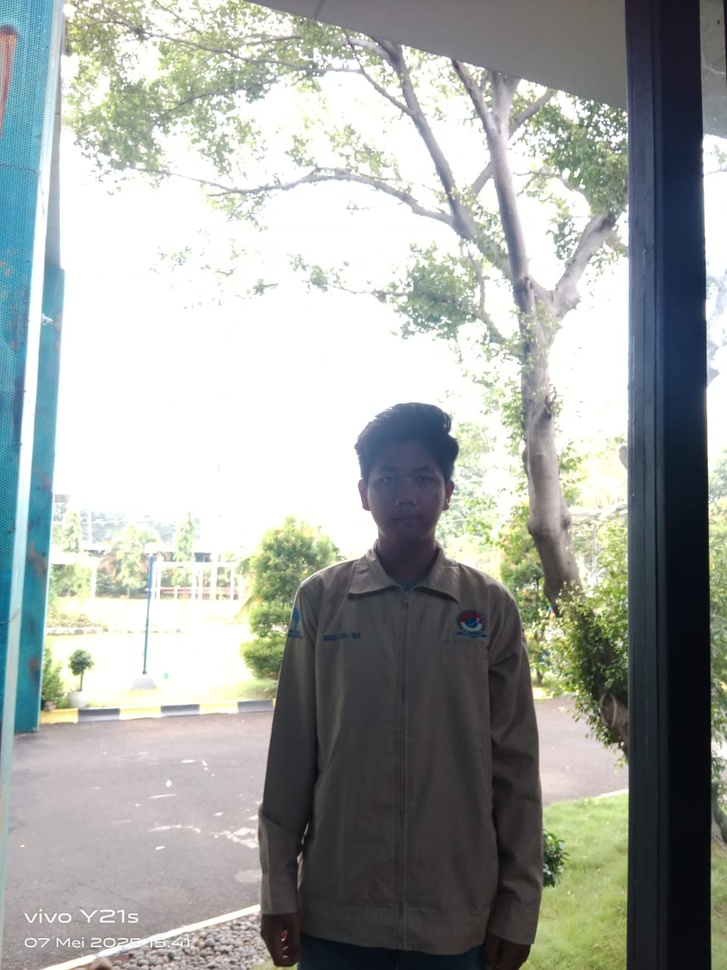
#> input picture UTS_PCD/BL_UTS.jpg, 727 x 970 px, shrunk from 960 x 1280 before the run
$ jupyter execute UTS_PCD_No.3.ipynb
#> lines starting #> are read from the running program, lines starting #| are printed output that depends on the picture
[cell 1]
from PIL import Image, ImageEnhance, ImageOps
import matplotlib.pyplot as plt

# Membaca Gambar

[cell 2]
image_path = 'BL_UTS.jpg'
original_image = Image.open(image_path)
#> original_image is the input picture: PIL image 727x970 RGB; mean R, G, B 160.8, 165.2, 161.2

# Konversi ke Grayscale

[cell 3]
grayscale_image = ImageOps.grayscale(original_image)
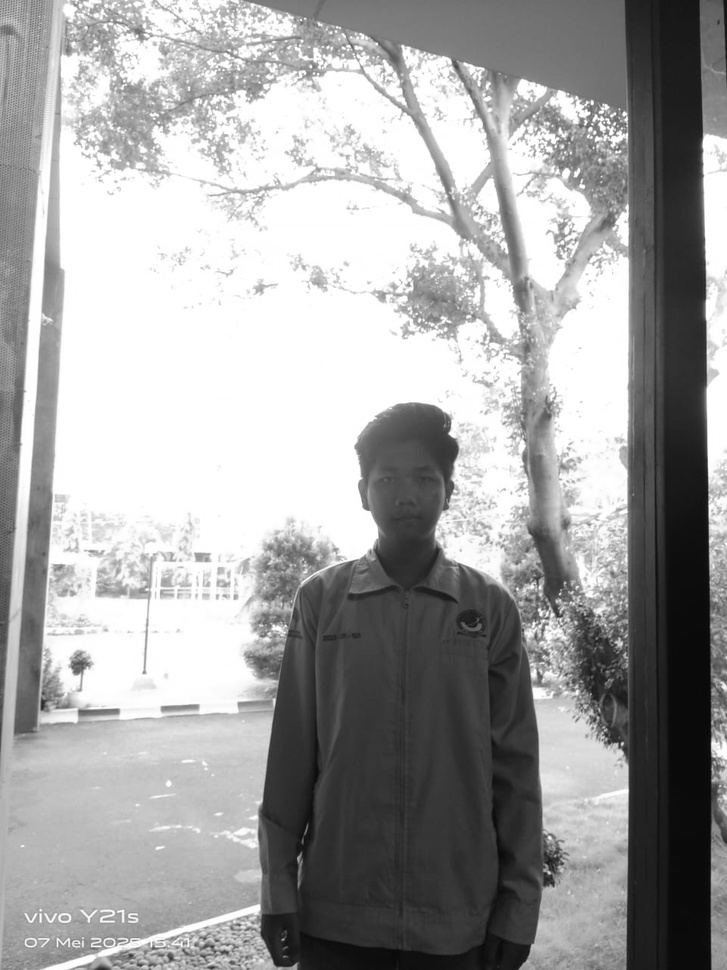
#> grayscale_image: PIL image 727x970 L; min 5, max 255, mean 163.4

# Grayscale yang di percerah

[cell 4]
only_bright = ImageEnhance.Brightness(grayscale_image).enhance(1.5)
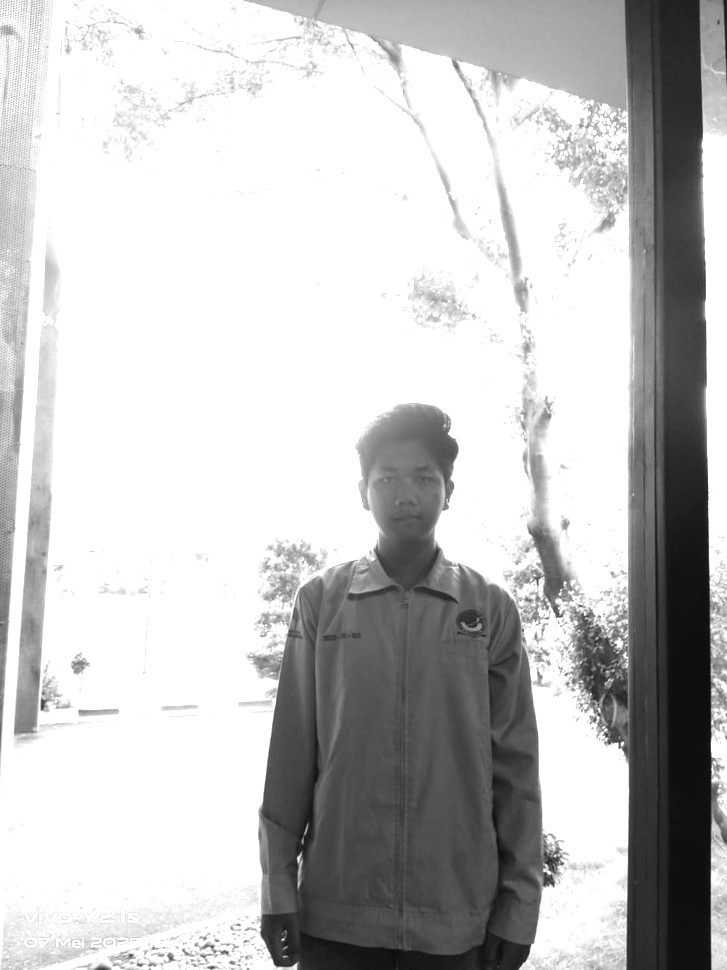
#> only_bright: PIL image 727x970 L; min 7, max 255, mean 195.2

# Grayscale yang di percontrass

[cell 5]
only_contrast = ImageEnhance.Contrast(grayscale_image).enhance(1.5)
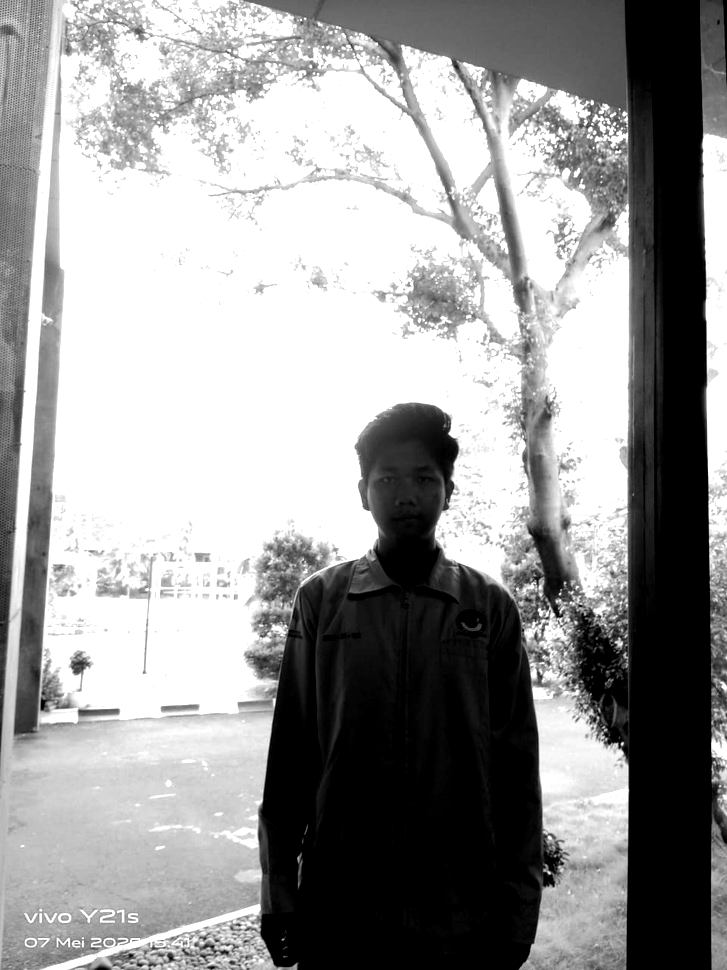
#> only_contrast: PIL image 727x970 L; min 0, max 255, mean 154

# Grayscale yang di percerah dan contras

[cell 6]
bright_then_contrast = ImageEnhance.Contrast(only_bright).enhance(1.5)
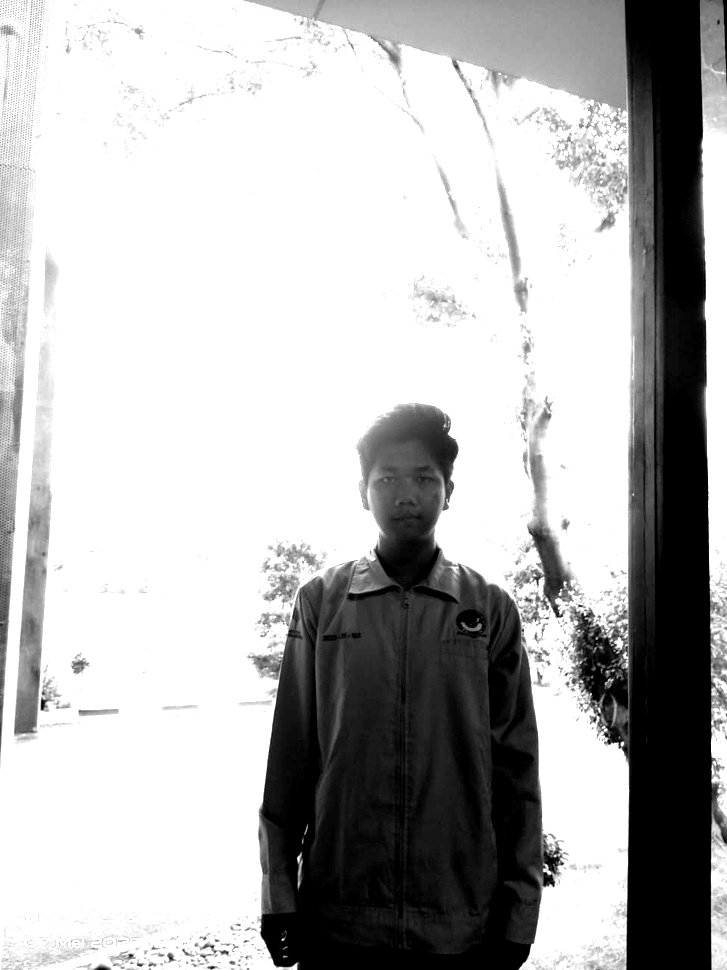
#> bright_then_contrast: PIL image 727x970 L; min 0, max 255, mean 182.2

# Tampilkan Gambar

[cell 7]
fig, axs = plt.subplots(2, 3, figsize=(24, 12))  # Ukuran diperbesar

# Gambar asli
axs[0, 0].imshow(original_image)
axs[0, 0].set_title("Gambar Asli" , fontsize=30 )
axs[0, 0].axis("off")

# Grayscale
axs[0, 1].imshow(grayscale_image, cmap='gray')
axs[0, 1].set_title("Grayscale",fontsize=30 )
axs[0, 1].axis("off")

# Grayscale + Brightness
axs[0, 2].imshow(only_bright, cmap='gray')
axs[0, 2].set_title("Grayscale + Brightness", fontsize=30)
axs[0, 2].axis("off")

# Grayscale + Contrast
axs[1, 0].imshow(only_contrast, cmap='gray')
axs[1, 0].set_title("Grayscale + Contrast", fontsize=30)
axs[1, 0].axis("off")

# Grayscale + Brightness + Contrast
axs[1, 1].imshow(bright_then_contrast, cmap='gray')
axs[1, 1].set_title("Grayscale + Brightness + Contrast",fontsize=30)
axs[1, 1].axis("off")

# Kosongkan slot terakhir
axs[1, 2].axis("off")

plt.tight_layout()
plt.show()
